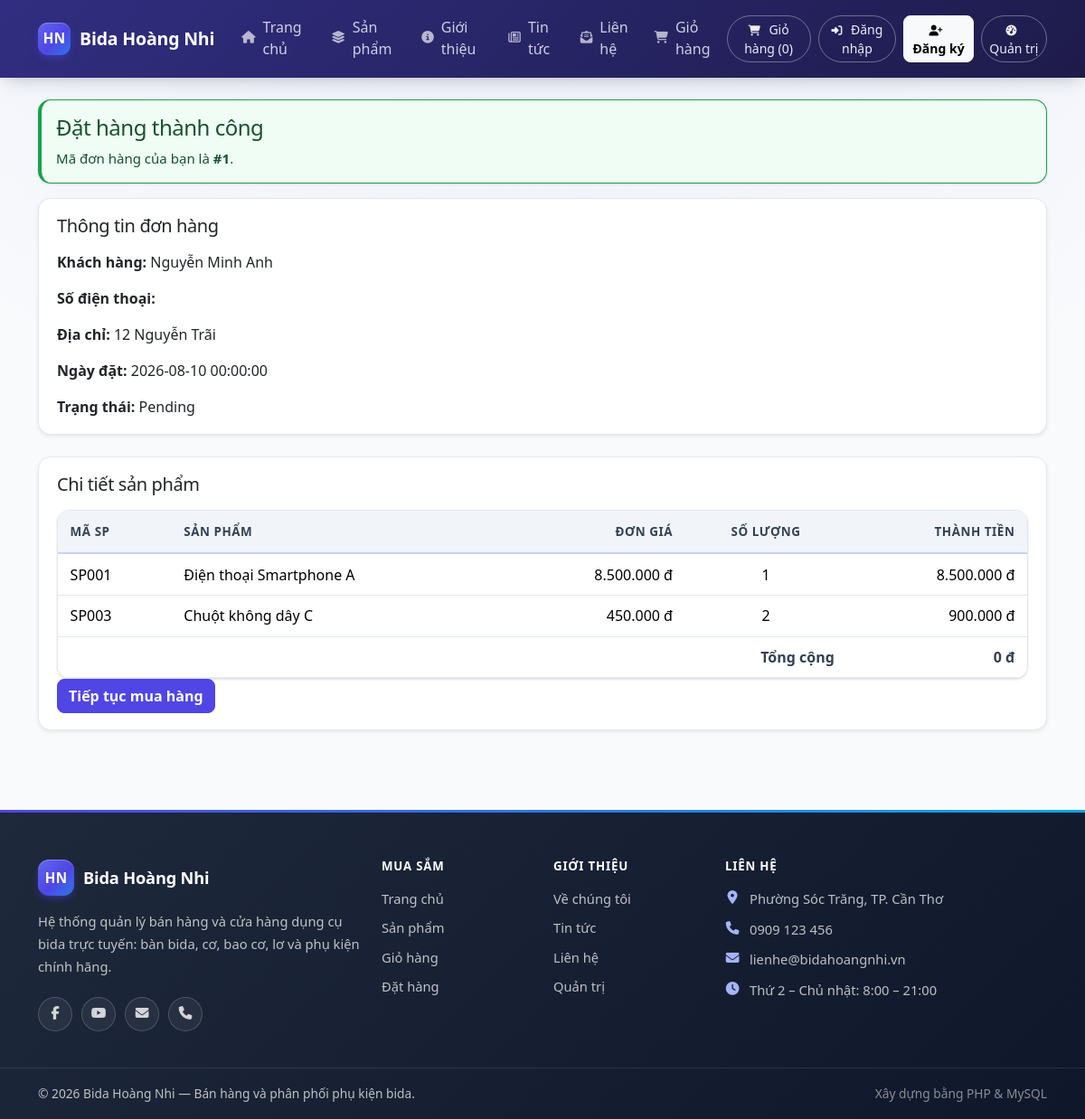
Page /order-success.php?id=1 on the committed database.
### tables this page shows
CREATE TABLE orders (
    OrderID INT AUTO_INCREMENT PRIMARY KEY,

    OrderDate DATETIME NOT NULL DEFAULT CURRENT_TIMESTAMP,

    TotalAmount DECIMAL(12,2) NOT NULL DEFAULT 0,
    Status VARCHAR(30) NOT NULL DEFAULT 'Pending',

    CustomerID INT NOT NULL,
    EmployeeID INT,
    ShipperID INT,

    CONSTRAINT chk_orders_total
        CHECK (TotalAmount >= 0),

    CONSTRAINT fk_orders_customer
        FOREIGN KEY (CustomerID) REFERENCES customers(CustomerID),
    CONSTRAINT fk_orders_employee
        FOREIGN KEY (EmployeeID) REFERENCES employees(EmployeeID),
    CONSTRAINT fk_orders_shipper
        FOREIGN KEY (ShipperID) REFERENCES shippers(ShipperID)
);

CREATE TABLE customers (
    CustomerID INT AUTO_INCREMENT PRIMARY KEY,
    CustomerName VARCHAR(100) NOT NULL,
    ContactName VARCHAR(100),
    Address VARCHAR(200),
    City VARCHAR(100),
    PostalCode VARCHAR(20),
    Country VARCHAR(100),
    Phone VARCHAR(20),
    Email VARCHAR(255) NULL,
    PasswordHash VARCHAR(255) NULL,
    CONSTRAINT uq_customers_email UNIQUE (Email)
);

CREATE TABLE orderdetail (
    OrderDetailID INT AUTO_INCREMENT PRIMARY KEY,
    Quantity INT NOT NULL,
    UnitPrice DECIMAL(12,2) NOT NULL,
    OrderID INT NOT NULL,
    ProductID INT NOT NULL,

    CONSTRAINT chk_orderdetail_quantity CHECK (Quantity > 0),
    CONSTRAINT chk_orderdetail_unitprice CHECK (UnitPrice >= 0),
    CONSTRAINT fk_orderdetail_order
        FOREIGN KEY (OrderID)
        REFERENCES orders(OrderID)
        ON DELETE CASCADE,
    CONSTRAINT fk_orderdetail_product
        FOREIGN KEY (ProductID) REFERENCES products(ProductID)
);

CREATE TABLE products (
    ProductID INT AUTO_INCREMENT PRIMARY KEY,
    ProductCode VARCHAR(50) NOT NULL UNIQUE,
    ProductName VARCHAR(255) NOT NULL,
    Description TEXT,
    Unit VARCHAR(20),
    Price DECIMAL(12,2) NOT NULL DEFAULT 0,
    StockQuantity INT NOT NULL DEFAULT 0,
    IsActive BOOLEAN NOT NULL DEFAULT TRUE,
    SupplierID INT NOT NULL,
    CategoryID INT NOT NULL,

    CONSTRAINT chk_products_price CHECK (Price >= 0),
    CONSTRAINT chk_products_stock CHECK (StockQuantity >= 0),
    CONSTRAINT fk_products_supplier
        FOREIGN KEY (SupplierID) REFERENCES suppliers(SupplierID),
    CONSTRAINT fk_products_category
        FOREIGN KEY (CategoryID) REFERENCES categories(CategoryID)
);

### public/order-success.php (the view, shortened to what this page needs)
<?php
require_once '/var/www/src/config/database.php';
$orderID = isset($_GET['id'])
    ? (int) $_GET['id']
    : 0;
$sqlOrder = "
    SELECT
        o.OrderID,
        o.OrderDate,
        o.TotalAmount,
        o.Status,
        c.CustomerName,
        c.Phone,
        c.Address
    FROM orders o, customers c
    WHERE o.CustomerID = c.CustomerID
      AND o.OrderID = ?
";
$stmtOrder = $conn->prepare($sqlOrder);
$stmtOrder->bind_param('i', $orderID);
$stmtOrder->execute();
$orderResult = $stmtOrder->get_result();
$order = $orderResult->fetch_assoc();
$sqlDetail = "
    SELECT
        od.Quantity,
        od.UnitPrice,
        p.ProductCode,
        p.ProductName
    FROM orderdetail od, products p
    WHERE od.ProductID = p.ProductID
      AND od.OrderID = ?
    ORDER BY od.OrderDetailID
";
$stmtDetail = $conn->prepare($sqlDetail);
$stmtDetail->bind_param('i', $orderID);
$stmtDetail->execute();
$detailResult = $stmtDetail->get_result();
$orderItems = [];
while ($row = $detailResult->fetch_assoc()) {
    $row['Subtotal'] =
        (float) $row['UnitPrice']
        * (int) $row['Quantity'];
    $orderItems[] = $row;
}
require_once '/var/www/src/includes/frontend/header.php';
require_once '/var/www/src/includes/frontend/navbar.php';
?>
<div class="container py-4">
    <div class="alert alert-success">
        <h1 class="h4 mb-2">
            Đặt hàng thành công
        </h1>
        <p class="mb-0">
            Mã đơn hàng của bạn là
            <strong>#<?= (int) $order['OrderID'] ?></strong>.
        </p>
    </div>
    <div class="card shadow-sm mb-4">
        <div class="card-body">
            <h2 class="h5 mb-3">Thông tin đơn hàng</h2>
            <p>
                <strong>Khách hàng:</strong>
                <?= htmlspecialchars($order['CustomerName']) ?>
            </p>
            <p>
                <strong>Số điện thoại:</strong>
            </p>
            <p>
                <strong>Địa chỉ:</strong>
                <?= htmlspecialchars($order['Address'] ?? '') ?>
            </p>
            <p>
                <strong>Ngày đặt:</strong>
                <?= htmlspecialchars($order['OrderDate']) ?>
            </p>
            <p class="mb-0">
                <strong>Trạng thái:</strong>
                <?= htmlspecialchars($order['Status']) ?>
            </p>
        </div>
    </div>
    <div class="card shadow-sm">
        <div class="card-body">
            <h2 class="h5 mb-3">Chi tiết sản phẩm</h2>
            <div class="table-responsive">
                <table class="table align-middle">
                    <thead>
                        <tr>
                            <th>Mã SP</th>
                            <th>Sản phẩm</th>
                            <th class="text-end">Đơn giá</th>
                            <th class="text-center">Số lượng</th>
                            <th class="text-end">Thành tiền</th>
                        </tr>
                    </thead>
                    <tbody>
                        <?php foreach ($orderItems as $item): ?>
                            <tr>
                                <td>
                                    <?= htmlspecialchars($item['ProductCode']) ?>
                                </td>
                                <td>
                                    <?= htmlspecialchars($item['ProductName']) ?>
                                </td>
                                <td class="text-end">
                                    <?= number_format(
                                        (float) $item['UnitPrice'],
                                        0,
                                        ',',
                                        '.'
                                    ) ?> đ
                                </td>
                                <td class="text-center">
                                    <?= (int) $item['Quantity'] ?>
                                </td>
                                <td class="text-end">
                                    <?= number_format(
                                        (float) $item['Subtotal'],
                                        0,
                                        ',',
                                        '.'
                                    ) ?> đ
                                </td>
                            </tr>
                        <?php endforeach; ?>
                    </tbody>
                    <tfoot>
                        <tr>
                            <th colspan="4" class="text-end">
                                Tổng cộng
                            </th>
                            <th class="text-end">
                                <?= number_format(
                                    (float) $order['TotalAmount'],
                                    0,
                                    ',',
                                    '.'
                                ) ?> đ
                            </th>
                        </tr>
                    </tfoot>
                </table>
            </div>
            <a
                href="/products.php"
                class="btn btn-primary"
            >
                Tiếp tục mua hàng
            </a>
        </div>
    </div>
</div>
<?php
require_once '/var/www/src/includes/frontend/footer.php';

### public/assets/css/storefront.css (style rules this page uses)
:root { --sf-primary: #4F46E5; --sf-primary-dark: #4338CA; --sf-primary-soft: #EEF2FF; --sf-primary-line: #C7D2FE; --sf-accent: #0EA5E9; --sf-price: #DC2626; --sf-success: #16A34A; --sf-warning: #F59E0B; --sf-ink: #0F172A; --sf-ink-2: #334155; --sf-muted: #64748B; --sf-line: #E2E8F0; --sf-bg: #F8FAFC; --sf-surface: #FFFFFF; --sf-radius-sm: 8px; --sf-radius: 14px; --sf-radius-lg: 20px; --sf-radius-pill: 999px; --sf-shadow-sm: 0 1px 2px rgba(15, 23, 42, 0.06), 0 1px 3px rgba(15, 23, 42, 0.08); --sf-shadow: 0 4px 6px -1px rgba(15, 23, 42, 0.08), 0 2px 4px -2px rgba(15, 23, 42, 0.06); --sf-shadow-lg: 0 20px 25px -5px rgba(15, 23, 42, 0.10), 0 8px 10px -6px rgba(15, 23, 42, 0.06); --sf-shadow-primary: 0 8px 20px -6px rgba(79, 70, 229, 0.45); --sf-t-fast: 150ms cubic-bezier(0.4, 0, 0.2, 1); --sf-t: 220ms cubic-bezier(0.4, 0, 0.2, 1); --sf-navbar-h: 68px; }
body { background-color: var(--sf-bg); color: var(--sf-ink); background-image: radial-gradient(ellipse 80% 50% at 50% -10%, rgba(79, 70, 229, 0.07), transparent); background-repeat: no-repeat; -webkit-font-smoothing: antialiased; -moz-osx-font-smoothing: grayscale; }
h1, h2, h3, h4, h5 { color: var(--sf-ink); letter-spacing: -0.02em; font-weight: 700; }
h1 { font-size: clamp(1.75rem, 1.2rem + 2vw, 2.5rem); }
a { transition: color var(--sf-t-fast); }
.card { border: 1px solid var(--sf-line); border-radius: var(--sf-radius); background-color: var(--sf-surface); box-shadow: var(--sf-shadow-sm); transition: transform var(--sf-t), box-shadow var(--sf-t), border-color var(--sf-t); overflow: hidden; }
.card-body { padding: 18px 20px; }
.card .btn, .card-body .btn { border-radius: var(--sf-radius-sm); font-weight: 550; transition: transform var(--sf-t-fast), box-shadow var(--sf-t-fast); }
.table { --bs-table-border-color: var(--sf-line); margin-bottom: 0; }
.table > :not(caption) > * > * { padding: 0.65rem 0.85rem; }
.table th { color: var(--sf-ink-2); font-weight: 600; }
.table-responsive { overflow-x: auto; overflow-y: hidden; border: 1px solid var(--sf-line); border-radius: var(--sf-radius); background-color: var(--sf-surface); box-shadow: var(--sf-shadow-sm); }
.table-responsive > .table { margin-bottom: 0; }
.table-responsive > .table > thead > tr > th { background-color: #F1F5F9; border-bottom: 2px solid var(--sf-primary-line); color: var(--sf-ink-2); font-weight: 650; font-size: 0.84rem; text-transform: uppercase; letter-spacing: 0.04em; white-space: nowrap; padding-top: 0.8rem; padding-bottom: 0.8rem; }
.btn { border-radius: var(--sf-radius-sm); font-weight: 550; transition: transform var(--sf-t-fast), box-shadow var(--sf-t-fast), background-color var(--sf-t-fast), border-color var(--sf-t-fast); }
.btn-primary { --bs-btn-bg: var(--sf-primary); --bs-btn-border-color: var(--sf-primary); --bs-btn-hover-bg: var(--sf-primary-dark); --bs-btn-hover-border-color: var(--sf-primary-dark); --bs-btn-active-bg: var(--sf-primary-dark); --bs-btn-active-border-color: var(--sf-primary-dark); }
.alert { border: 1px solid transparent; border-radius: var(--sf-radius); border-left-width: 4px; font-size: 0.94rem; box-shadow: var(--sf-shadow-sm); }
.alert-success { background-color: #F0FDF4; border-color: var(--sf-success); color: #14532D; }

### rows in the picture
orders: OrderID "1", CustomerID.CustomerName "Nguyễn Minh Anh", CustomerID.Address "12 Nguyễn Trãi", OrderDate "2026-08-10 00:00:00", Status "Pending", TotalAmount "0"
orderdetail: ProductID.ProductCode "SP001", ProductID.ProductName "Điện thoại Smartphone A", UnitPrice "8.500.000", Quantity "1", Subtotal "8.500.000"
orderdetail: ProductID.ProductCode "SP003", ProductID.ProductName "Chuột không dây C", UnitPrice "450.000", Quantity "2", Subtotal "900.000"

### other values in the picture
$brand['initials'] "HN"
$brand['name'] "Bida Hoàng Nhi"
$cartCount "0"
$brand['about'] "Hệ thống quản lý bán hàng và cửa hàng dụng cụ bida trực tuyến: bàn bida, cơ, bao cơ, lơ và phụ kiện chính hãng."
$brand['address'] "Phường Sóc Trăng, TP. Cần Thơ"
$brand['phone'] "0909 123 456"
$brand['email'] "lienhe@bidahoangnhi.vn"
$brand['hours'] "Thứ 2 – Chủ nhật: 8:00 – 21:00"
$brand['tagline'] "Bán hàng và phân phối phụ kiện bida"
